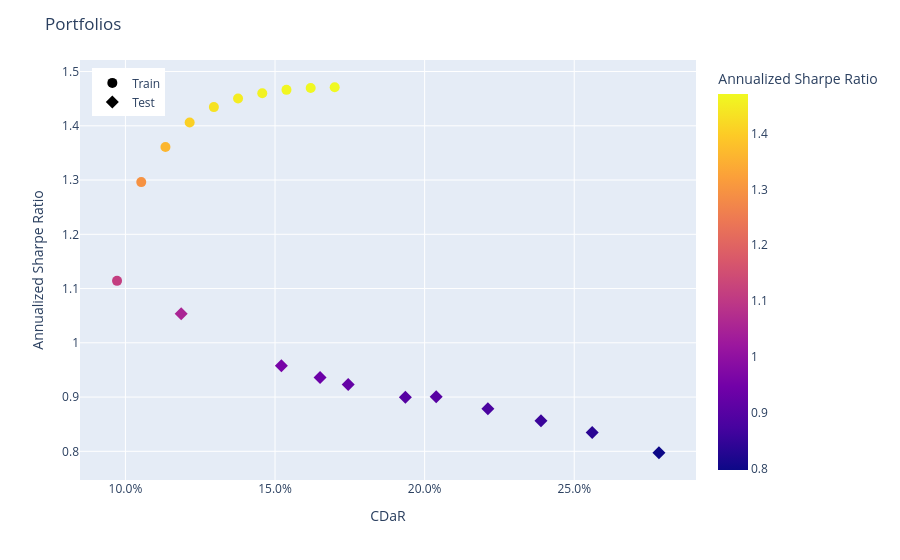

Notebook cell for this chart:
### Code cell
population_train = model.predict(X_train)
population_test = model.predict(X_test)

population_train.set_portfolio_params(tag="Train")
population_test.set_portfolio_params(tag="Test")

population = population_train + population_test

population.plot_measures(
    x=RiskMeasure.CDAR,
    y=RatioMeasure.ANNUALIZED_SHARPE_RATIO,
    color_scale=RatioMeasure.ANNUALIZED_SHARPE_RATIO,
    hover_measures=[RiskMeasure.MAX_DRAWDOWN, RatioMeasure.ANNUALIZED_SORTINO_RATIO],
)

### Figure 1 — Plotly figure (JSON) as saved in the notebook; plotly's stock layout.template omitted (floating-point values rounded to 4 significant figures)
{"data": [{"customdata": [["Train", 0.195, 1.612], ["Train", 0.2003, 1.857], ["Train", 0.2059, 1.94], ["Train", 0.2106, 1.999], ["Train", 0.2195, 2.037], ["Train", 0.2286, 2.059], ["Train", 0.2387, 2.072], ["Train", 0.249, 2.081], ["Train", 0.26, 2.085], ["Train", 0.2671, 2.088]], "hovertemplate": "<b>%{hovertext}</b><br><br>tag=%{customdata[0]}<br>CDaR=%{x:.3f}<br>Annualized Sharpe Ratio=%{marker.color:.3f}<br>MAX Drawdown=%{customdata[1]:.3f}<br>Annualized Sortino Ratio=%{customdata[2]:.3f}<extra></extra>", "hovertext": ["ptf0 - MeanRisk", "ptf1 - MeanRisk", "ptf2 - MeanRisk", "ptf3 - MeanRisk", "ptf4 - MeanRisk", "ptf5 - MeanRisk", "ptf6 - MeanRisk", "ptf7 - MeanRisk", "ptf8 - MeanRisk", "ptf9 - MeanRisk"], "legendgroup": "Train", "marker": {"color": [1.114, 1.296, 1.361, 1.406, 1.434, 1.45, 1.46, 1.466, 1.47, 1.471], "coloraxis": "coloraxis", "size": 10, "symbol": "circle"}, "mode": "markers", "name": "Train", "orientation": "v", "showlegend": true, "type": "scatter", "x": [0.0972, 0.1053, 0.1134, 0.1215, 0.1296, 0.1376, 0.1457, 0.1538, 0.1619, 0.1699], "xaxis": "x", "y": [1.114, 1.296, 1.361, 1.406, 1.434, 1.45, 1.46, 1.466, 1.47, 1.471], "yaxis": "y"}, {"customdata": [["Test", 0.1494, 1.49], ["Test", 0.1774, 1.351], ["Test", 0.1888, 1.316], ["Test", 0.2009, 1.295], ["Test", 0.2254, 1.26], ["Test", 0.2385, 1.264], ["Test", 0.2584, 1.234], ["Test", 0.2782, 1.205], ["Test", 0.2969, 1.175], ["Test", 0.3206, 1.121]], "hovertemplate": "<b>%{hovertext}</b><br><br>tag=%{customdata[0]}<br>CDaR=%{x:.3f}<br>Annualized Sharpe Ratio=%{marker.color:.3f}<br>MAX Drawdown=%{customdata[1]:.3f}<br>Annualized Sortino Ratio=%{customdata[2]:.3f}<extra></extra>", "hovertext": ["ptf0 - MeanRisk", "ptf1 - MeanRisk", "ptf2 - MeanRisk", "ptf3 - MeanRisk", "ptf4 - MeanRisk", "ptf5 - MeanRisk", "ptf6 - MeanRisk", "ptf7 - MeanRisk", "ptf8 - MeanRisk", "ptf9 - MeanRisk"], "legendgroup": "Test", "marker": {"color": [1.054, 0.9576, 0.9362, 0.923, 0.8999, 0.9006, 0.8786, 0.8565, 0.8348, 0.7974], "coloraxis": "coloraxis", "size": 10, "symbol": "diamond"}, "mode": "markers", "name": "Test", "orientation": "v", "showlegend": true, "type": "scatter", "x": [0.1186, 0.1521, 0.1651, 0.1745, 0.1936, 0.2039, 0.2211, 0.2389, 0.256, 0.2783], "xaxis": "x", "y": [1.054, 0.9576, 0.9362, 0.923, 0.8999, 0.9006, 0.8786, 0.8565, 0.8348, 0.7974], "yaxis": "y"}], "layout": {"coloraxis": {"colorbar": {"title": {"text": "Annualized Sharpe Ratio"}}, "colorscale": [[0, "#0d0887"], [0.1111, "#46039f"], [0.2222, "#7201a8"], [0.3333, "#9c179e"], [0.4444, "#bd3786"], [0.5556, "#d8576b"], [0.6667, "#ed7953"], [0.7778, "#fb9f3a"], [0.8889, "#fdca26"], [1, "#f0f921"]]}, "legend": {"title": {}, "tracegroupgap": 0, "x": 0.02, "xanchor": "left", "y": 0.98, "yanchor": "top"}, "margin": {"t": 60}, "title": {"text": "Portfolios"}, "xaxis": {"anchor": "y", "domain": [0, 1], "tickformat": ",.1%", "title": {"text": "CDaR"}}, "yaxis": {"anchor": "x", "domain": [0, 1], "title": {"text": "Annualized Sharpe Ratio"}}}}
